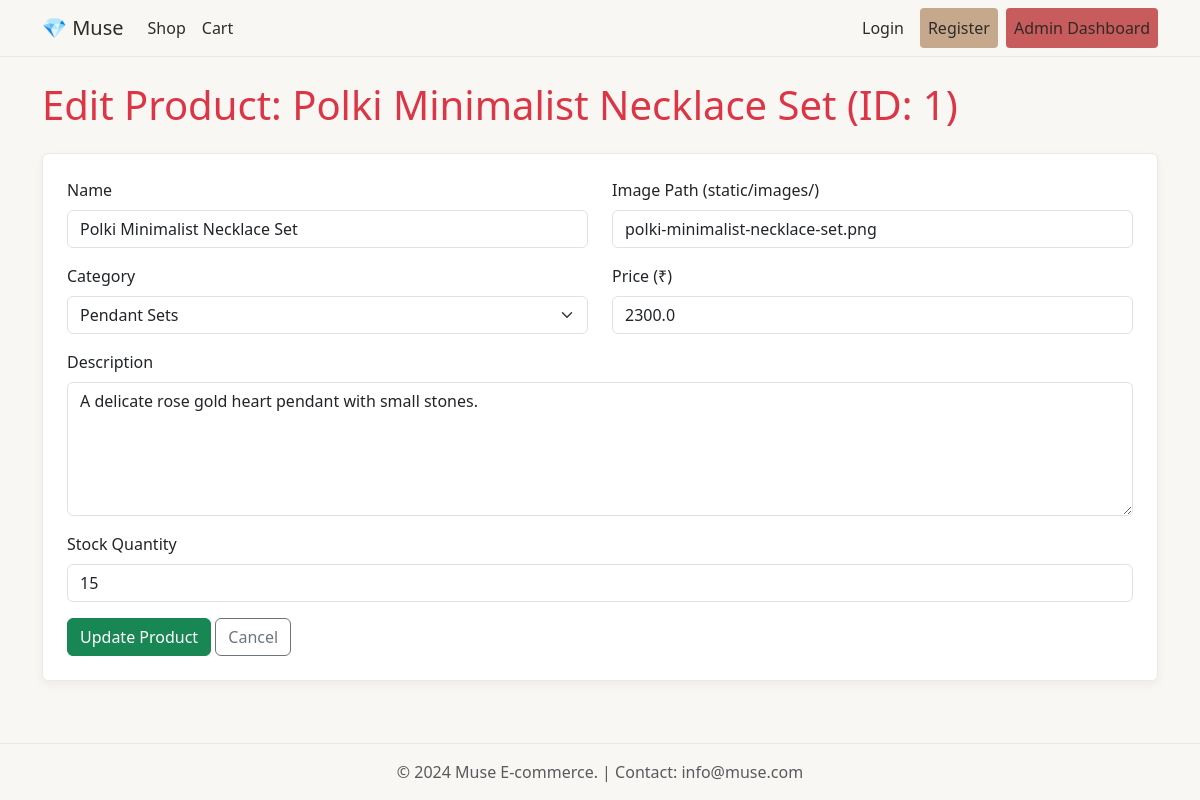
Page /admin/product/edit/1 (signed in) on the committed database.
### app.py (models this page shows, shortened)
class Product(db.Model):
    id = db.Column(db.Integer, primary_key=True)
    name = db.Column(db.String(100), nullable=False)
    description = db.Column(db.Text, nullable=False)
    price = db.Column(db.Float, nullable=False) # Stored in Rupees (₹)
    stock = db.Column(db.Integer, nullable=False)
    image = db.Column(db.String(200), default='default.jpg')
    category = db.Column(db.String(50), default='Other')

### app.py (the view, shortened to what this page needs)
@app.route('/admin/product/edit/<int:product_id>', methods=['GET', 'POST'])
@admin_required
def edit_product(product_id):
    product = Product.query.get_or_404(product_id)
    categories = ['Pendant Sets', 'Necklace Sets', 'Earrings', 'Other']
    return render_template('admin/edit_product.html', product=product, categories=categories)

### app.py (called while the page is built)
def admin_required(f):
    from functools import wraps
    @wraps(f)
    def decorated_function(*args, **kwargs):
        if session.get('is_admin') != True:
            flash('Admin access required.', 'danger')
            return redirect(url_for('admin_login'))
        return f(*args, **kwargs)
    return decorated_function

### templates/admin/edit_product.html (shortened to what this page needs)
{% extends "base.html" %}
{% block content %}
<h1 class="mb-4 text-danger">Edit Product: {{ product.name }} (ID: {{ product.id }})</h1>
<div class="card p-4">
    <form method="POST" action="{{ url_for('edit_product', product_id=product.id) }}">
        <div class="row">
            <div class="col-md-6 mb-3">
                <label for="name" class="form-label">Name</label>
                <input type="text" class="form-control" id="name" name="name" value="{{ product.name }}" required>
            </div>
            <div class="col-md-6 mb-3">
                <label for="image" class="form-label">Image Path (static/images/)</label>
                <input type="text" class="form-control" id="image" name="image" value="{{ product.image }}" required>
            </div>
        </div>
        <div class="row">
            <div class="col-md-6 mb-3">
                <label for="category" class="form-label">Category</label>
                <select class="form-select" id="category" name="category" required>
                    {% for cat in categories %}
                        <option value="{{ cat }}" {% if cat == product.category %}selected{% endif %}>{{ cat }}</option>
                    {% endfor %}
                </select>
            </div>
            <div class="col-md-6 mb-3">
                <label for="price" class="form-label">Price (₹)</label>
                <input type="number" step="0.01" min="0" class="form-control" id="price" name="price" value="{{ product.price }}" required>
            </div>
        </div>
        <div class="mb-3">
            <label for="description" class="form-label">Description</label>
            <textarea class="form-control" id="description" name="description" rows="5" required>{{ product.description }}</textarea>
        </div>
        <div class="mb-3">
            <label for="stock" class="form-label">Stock Quantity</label>
            <input type="number" min="0" class="form-control" id="stock" name="stock" value="{{ product.stock }}" required>
        </div>
        <button type="submit" class="btn btn-success">Update Product</button>
        <a href="{{ url_for('manage_products') }}" class="btn btn-outline-secondary">Cancel</a>
    </form>
</div>
{% endblock %}

### static/style.css (style rules this page uses)
body { padding-bottom: 70px; }

### templates/base.html (style rules this page uses)
:root { --primary-color: #C6A98D; --secondary-color: #F9F7F4; --dark-color: #2E2B28; --light-clay: #EFE7E2; --muted-peach-beige: #E7C9B1; --soft-gold: #D4AF37; }
body { background-color: var(--secondary-color); color: var(--dark-color); }
.card { border: 1px solid var(--light-clay); box-shadow: 0 4px 10px rgba(46, 43, 40, 0.05); background-color: #FFFFFF; }

### rows in the picture
Product: name "Polki Minimalist Necklace Set", id "1", image "polki-minimalist-necklace-set.png", category "Pendant Sets", price "2300.0", description "A delicate rose gold heart pendant with small stones.", stock "15"
